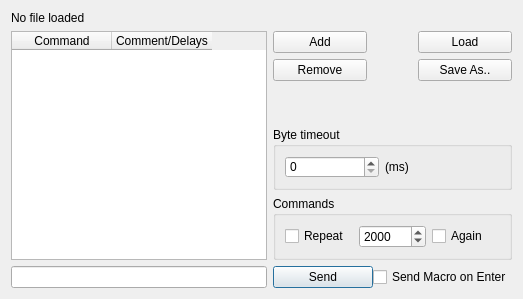
          <widget class="QWidget" name="tabMacroses">
           <property name="contextMenuPolicy">
            <enum>Qt::NoContextMenu</enum>
           </property>
           <attribute name="title">
            <string>Macroses</string>
           </attribute>
           <layout class="QHBoxLayout">
            <item>
             <layout class="QGridLayout">
              <property name="margin">
               <number>0</number>
              </property>
              <property name="spacing">
               <number>6</number>
              </property>
              <item row="1" column="0">
               <widget class="QTableWidget" name="macrosTable">
                <property name="contextMenuPolicy">
                 <enum>Qt::NoContextMenu</enum>
                </property>
                <property name="statusTip">
                 <string>Table Wich Macros For Send</string>
                </property>
                <property name="whatsThis">
                 <string>Table Wich Macros For Send
use $00..$FF to send byte in hex
use #000..#255 to send byte in decimal
use #SUM to send sum all previous bytes
use #XOR to send xor sum all previous bytes
use in Comment/Delay Column DELAY(ms) for delay ms after macro</string>
                </property>
                <property name="selectionMode">
                 <enum>QAbstractItemView::SingleSelection</enum>
                </property>
                <property name="selectionBehavior">
                 <enum>QAbstractItemView::SelectRows</enum>
                </property>
                <property name="horizontalScrollMode">
                 <enum>QAbstractItemView::ScrollPerPixel</enum>
                </property>
                <column>
                 <property name="text">
                  <string>Command</string>
                 </property>
                </column>
                <column>
                 <property name="text">
                  <string>Comment/Delays</string>
                 </property>
                </column>
               </widget>
              </item>
              <item row="1" column="1">
               <layout class="QGridLayout">
                <property name="margin">
                 <number>0</number>
                </property>
                <property name="spacing">
                 <number>6</number>
                </property>
                <item row="0" column="0">
                 <widget class="QPushButton" name="addButton">
                  <property name="sizePolicy">
                   <sizepolicy hsizetype="Fixed" vsizetype="Fixed">
                    <horstretch>0</horstretch>
                    <verstretch>0</verstretch>
                   </sizepolicy>
                  </property>
                  <property name="minimumSize">
                   <size>
                    <width>94</width>
                    <height>22</height>
                   </size>
                  </property>
                  <property name="maximumSize">
                   <size>
                    <width>94</width>
                    <height>22</height>
                   </size>
                  </property>
                  <property name="contextMenuPolicy">
                   <enum>Qt::NoContextMenu</enum>
                  </property>
                  <property name="statusTip">
                   <string>Add Macro To Table</string>
                  </property>
                  <property name="whatsThis">
                   <string>Add Macro To Table</string>
                  </property>
                  <property name="text">
                   <string>Add</string>
                  </property>
                  <property name="icon">
                   <iconset resource="main.qrc">
                    <normaloff>:/images/macro_row_insert.png</normaloff>:/images/macro_row_insert.png</iconset>
                  </property>
                  <property name="autoDefault">
                   <bool>false</bool>
                  </property>
                 </widget>
                </item>
                <item row="0" column="2">
                 <widget class="QPushButton" name="loadButton">
                  <property name="minimumSize">
                   <size>
                    <width>94</width>
                    <height>22</height>
                   </size>
                  </property>
                  <property name="maximumSize">
                   <size>
                    <width>94</width>
                    <height>22</height>
                   </size>
                  </property>
                  <property name="contextMenuPolicy">
                   <enum>Qt::NoContextMenu</enum>
                  </property>
                  <property name="statusTip">
                   <string>Load Macros File</string>
                  </property>
                  <property name="whatsThis">
                   <string>Load Macros File</string>
                  </property>
                  <property name="text">
                   <string>Load</string>
                  </property>
                  <property name="icon">
                   <iconset resource="main.qrc">
                    <normaloff>:/images/macro_load.png</normaloff>:/images/macro_load.png</iconset>
                  </property>
                  <property name="autoDefault">
                   <bool>false</bool>
                  </property>
                 </widget>
                </item>
                <item row="1" column="0">
                 <widget class="QPushButton" name="removeButton">
                  <property name="minimumSize">
                   <size>
                    <width>94</width>
                    <height>22</height>
                   </size>
                  </property>
                  <property name="maximumSize">
                   <size>
                    <width>94</width>
                    <height>22</height>
                   </size>
                  </property>
                  <property name="contextMenuPolicy">
                   <enum>Qt::NoContextMenu</enum>
                  </property>
                  <property name="statusTip">
                   <string>Remove Current Macro</string>
                  </property>
                  <property name="whatsThis">
                   <string>Remove Current Macro</string>
                  </property>
                  <property name="text">
                   <string>Remove</string>
                  </property>
                  <property name="icon">
                   <iconset resource="main.qrc">
                    <normaloff>:/images/macro_row_delete.png</normaloff>:/images/macro_row_delete.png</iconset>
                  </property>
                  <property name="autoDefault">
                   <bool>false</bool>
                  </property>
                 </widget>
                </item>
                <item row="3" column="0" colspan="3">
                 <widget class="QGroupBox" name="groupBox_5">
                  <property name="contextMenuPolicy">
                   <enum>Qt::NoContextMenu</enum>
                  </property>
                  <property name="title">
                   <string>Byte timeout</string>
                  </property>
                  <layout class="QHBoxLayout">
                   <property name="spacing">
                    <number>6</number>
                   </property>
                   <property name="margin">
                    <number>9</number>
                   </property>
                   <item>
                    <widget class="QSpinBox" name="bytespaceSpinBox">
                     <property name="sizePolicy">
                      <sizepolicy hsizetype="Fixed" vsizetype="Fixed">
                       <horstretch>0</horstretch>
                       <verstretch>0</verstretch>
                      </sizepolicy>
                     </property>
                     <property name="minimumSize">
                      <size>
                       <width>94</width>
                       <height>22</height>
                      </size>
                     </property>
                     <property name="maximumSize">
                      <size>
                       <width>94</width>
                       <height>22</height>
                      </size>
                     </property>
                     <property name="contextMenuPolicy">
                      <enum>Qt::NoContextMenu</enum>
                     </property>
                     <property name="statusTip">
                      <string>Space Between Send Bytes (ms)</string>
                     </property>
                     <property name="whatsThis">
                      <string>Space Between Send Bytes (ms)</string>
                     </property>
                     <property name="maximum">
                      <number>999999</number>
                     </property>
                     <property name="singleStep">
                      <number>50</number>
                     </property>
                    </widget>
                   </item>
                   <item>
                    <widget class="QLabel" name="label">
                     <property name="contextMenuPolicy">
                      <enum>Qt::NoContextMenu</enum>
                     </property>
                     <property name="text">
                      <string>(ms)</string>
                     </property>
                    </widget>
                   </item>
                  </layout>
                 </widget>
                </item>
                <item row="1" column="2">
                 <widget class="QPushButton" name="saveasButton">
                  <property name="minimumSize">
                   <size>
                    <width>94</width>
                    <height>22</height>
                   </size>
                  </property>
                  <property name="maximumSize">
                   <size>
                    <width>94</width>
                    <height>22</height>
                   </size>
                  </property>
                  <property name="sizeIncrement">
                   <size>
                    <width>0</width>
                    <height>0</height>
                   </size>
                  </property>
                  <property name="contextMenuPolicy">
                   <enum>Qt::NoContextMenu</enum>
                  </property>
                  <property name="statusTip">
                   <string>Save Macros To File</string>
                  </property>
                  <property name="whatsThis">
                   <string>Save Macros To File</string>
                  </property>
                  <property name="text">
                   <string>Save As..</string>
                  </property>
                  <property name="icon">
                   <iconset resource="main.qrc">
                    <normaloff>:/images/macro_save.png</normaloff>:/images/macro_save.png</iconset>
                  </property>
                  <property name="autoDefault">
                   <bool>false</bool>
                  </property>
                 </widget>
                </item>
                <item row="4" column="0" colspan="3">
                 <widget class="QGroupBox" name="groupBox_6">
                  <property name="contextMenuPolicy">
                   <enum>Qt::NoContextMenu</enum>
                  </property>
                  <property name="title">
                   <string>Commands</string>
                  </property>
                  <layout class="QHBoxLayout">
                   <property name="spacing">
                    <number>6</number>
                   </property>
                   <property name="margin">
                    <number>9</number>
                   </property>
                   <item>
                    <widget class="QCheckBox" name="repeatCheckBox">
                     <property name="contextMenuPolicy">
                      <enum>Qt::NoContextMenu</enum>
                     </property>
                     <property name="statusTip">
                      <string>Send Macros From Table One By One</string>
                     </property>
                     <property name="whatsThis">
                      <string>Send Macros From Table One By One</string>
                     </property>
                     <property name="layoutDirection">
                      <enum>Qt::LeftToRight</enum>
                     </property>
                     <property name="text">
                      <string>Repeat</string>
                     </property>
                    </widget>
                   </item>
                   <item>
                    <widget class="QSpinBox" name="commandspaceSpinBox">
                     <property name="contextMenuPolicy">
                      <enum>Qt::NoContextMenu</enum>
                     </property>
                     <property name="statusTip">
                      <string>Space Between Macros (ms)</string>
                     </property>
                     <property name="whatsThis">
                      <string>Space Between Macros (ms)</string>
                     </property>
                     <property name="maximum">
                      <number>999999999</number>
                     </property>
                     <property name="singleStep">
                      <number>500</number>
                     </property>
                     <property name="value">
                      <number>2000</number>
                     </property>
                    </widget>
                   </item>
                   <item>
                    <widget class="QCheckBox" name="againCheckBox">
                     <property name="contextMenuPolicy">
                      <enum>Qt::NoContextMenu</enum>
                     </property>
                     <property name="statusTip">
                      <string>After Last Macro Send From First Macro Again</string>
                     </property>
                     <property name="whatsThis">
                      <string>After Last Macro Send From First Macro Again</string>
                     </property>
                     <property name="layoutDirection">
                      <enum>Qt::LeftToRight</enum>
                     </property>
                     <property name="text">
                      <string>Again</string>
                     </property>
                    </widget>
                   </item>
                  </layout>
                 </widget>
                </item>
                <item row="2" column="0">
                 <spacer>
                  <property name="orientation">
                   <enum>Qt::Vertical</enum>
                  </property>
                  <property name="sizeHint" stdset="0">
                   <size>
                    <width>20</width>
                    <height>40</height>
                   </size>
                  </property>
                 </spacer>
                </item>
               </layout>
              </item>
              <item row="0" column="0" colspan="2">
               <widget class="QLabel" name="labelMacrosFile">
                <property name="contextMenuPolicy">
                 <enum>Qt::NoContextMenu</enum>
                </property>
                <property name="statusTip">
                 <string>Show Loaded Macros File</string>
                </property>
                <property name="whatsThis">
                 <string>Show Loaded Macros File</string>
                </property>
                <property name="text">
                 <string>No file loaded</string>
                </property>
               </widget>
              </item>
              <item row="2" column="0">
               <widget class="QLineEdit" name="macroSendEdit">
                <property name="minimumSize">
                 <size>
                  <width>0</width>
                  <height>22</height>
                 </size>
                </property>
                <property name="maximumSize">
                 <size>
                  <width>16777215</width>
                  <height>22</height>
                 </size>
                </property>
                <property name="contextMenuPolicy">
                 <enum>Qt::NoContextMenu</enum>
                </property>
                <property name="statusTip">
                 <string>Macro For Send</string>
                </property>
                <property name="whatsThis">
                 <string>Macro For Send</string>
                </property>
               </widget>
              </item>
              <item row="2" column="1">
               <widget class="QWidget" name="widget" native="true">
                <layout class="QHBoxLayout" name="horizontalLayout">
                 <property name="spacing">
                  <number>0</number>
                 </property>
                 <property name="margin">
                  <number>0</number>
                 </property>
                 <item>
                  <widget class="QPushButton" name="sendButton">
                   <property name="sizePolicy">
                    <sizepolicy hsizetype="Fixed" vsizetype="Fixed">
                     <horstretch>0</horstretch>
                     <verstretch>0</verstretch>
                    </sizepolicy>
                   </property>
                   <property name="minimumSize">
                    <size>
                     <width>100</width>
                     <height>22</height>
                    </size>
                   </property>
                   <property name="maximumSize">
                    <size>
                     <width>100</width>
                     <height>22</height>
                    </size>
                   </property>
                   <property name="contextMenuPolicy">
                    <enum>Qt::NoContextMenu</enum>
                   </property>
                   <property name="statusTip">
                    <string>Send Macros To Device</string>
                   </property>
                   <property name="whatsThis">
                    <string>Send Macros To Device</string>
                   </property>
                   <property name="text">
                    <string>Send</string>
                   </property>
                   <property name="icon">
                    <iconset resource="main.qrc">
                     <normaloff>:/images/macro_send.png</normaloff>:/images/macro_send.png</iconset>
                   </property>
                   <property name="default">
                    <bool>true</bool>
                   </property>
                  </widget>
                 </item>
                 <item>
                  <widget class="QCheckBox" name="checkMacroSendOnEnter">
                   <property name="layoutDirection">
                    <enum>Qt::LeftToRight</enum>
                   </property>
                   <property name="text">
                    <string>Send Macro on Enter</string>
                   </property>
                  </widget>
                 </item>
                </layout>
               </widget>
              </item>
             </layout>
            </item>
           </layout>
          </widget>
